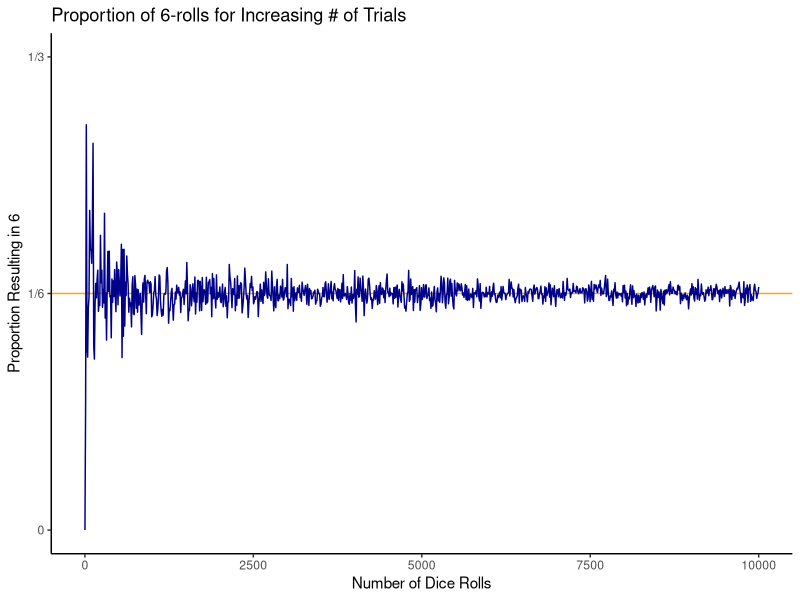
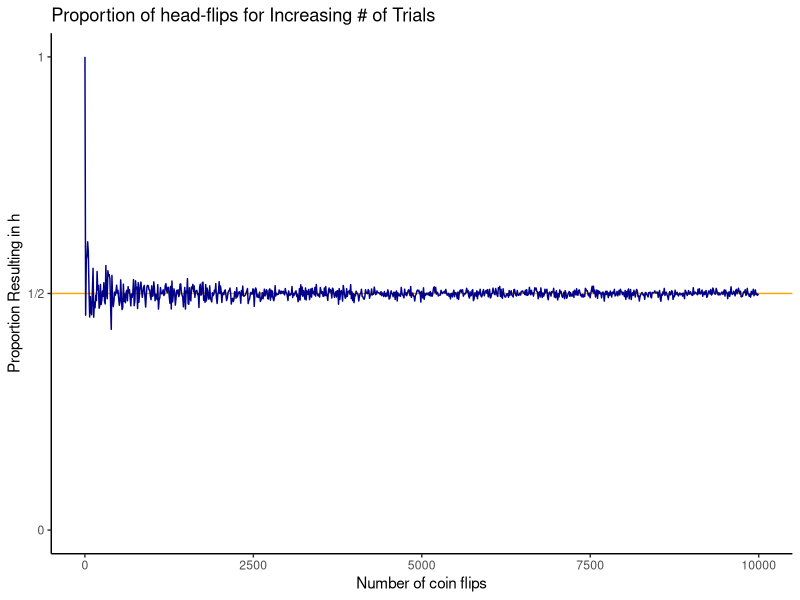
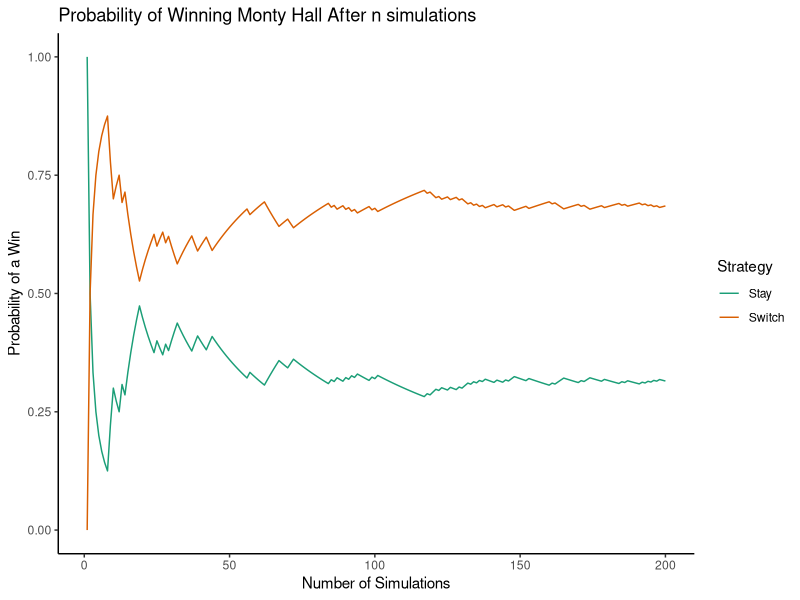

Source code (R) for these figures, in order:
## ---- chunk 1
roll <- 1:6  # we use `:` to quickly create a sequence
roll
## ---- chunk 2
even_roll <- seq(2, 6, 2)  # from 2 to 6 by step size 2 (in order)
even_roll
## ---- chunk 3
# define our sample space, for both processes
bag <- c(rep("black", 5), 
         rep("white", 5))

# print known probabilities
cat("P(white stone) =", 5/10, "  P(black stone) =", 5/10)

cat("\n")
# select (remove) a stone (the same as sampling all but one)
bag <- sample(bag, 9, replace = FALSE) # No replacement = 
bag

# calculate the new probabilities
num_black <- length(bag[bag == "black"])
num_white <- length(bag[bag == "white"])
cat("\n")
# print new probabilities
cat("\nP(white stone) =", num_white / 10, 
    "  P(black stone) =", num_black / 10)
## ---- chunk 4
lt3 <- c(1, 2) # Event lt3 = rolls less than 3
lt3 
even_roll
union(lt3, even_roll) # JOINT event - as they have common elemnents, here 2
## ---- chunk 5
intersect(lt3, even_roll)
## ---- chunk 6
setdiff(roll, even_roll)  # the complement is a special "set difference"
## ---- chunk 7
print("your code here")
roll <- list(1:6)
#typeof(roll)
coin <- list("H","T")
#typeof(coin)

A <- 4
B <- list(2,3,5)
P_AorB <- 4/6

## ---- chunk 8
# number of flips
n <- 7

cat("Ways to sequence", n, "flips:", 2^n)
## ---- chunk 9
print("your code here")
## ---- chunk 10
# number of items (and slots)
n <- 9

# we use the `factorial` function
cat("Ways to permute", n, "items:", factorial(n))
## ---- chunk 11
# number of items
n <- 20

# number of slots
k <- 10

# we use the `factorial` function
cat("Ways to permute", n, "items into", k, "slots:",
    factorial(n) / factorial(n - k))
## ---- chunk 12
# we use the `combin` function
cat("Ways to choose", k, "items from", n, "options:",
    choose(n, k))
## ---- chunk 13
print("your code here")
#1 EVENS
n <- 8
k <- 1
one_even <-choose(n,k)
one_even
# or 0 evens
n <- 8
k <- 0
zero_even <- choose(n,k)
zero_even
atleast_two_even <- 1- ((one_even * zero_even)/6**8)
atleast_two_even
## ---- chunk 14
cat("Prob of 3 sixes out of 10:", choose(10, 3) * (1 / 6)^3 * (5 / 6)^7)
## ---- chunk 15
cat("Prob of 3 sixes out of 10:", dbinom(3, 10, 1/6))
## ---- chunk 16
# roll the dice `n` times, and log the results
roll_dice <- function (n) {
  rolls <- sample(1:6, n, replace=T)
  rolls
}

## ---- chunk 17
# run this cell a few times ...
#x<- roll_dice(60) == 6
#x
#sum(x)
sum(roll_dice(60) ==6 )

## ---- chunk 18
library(tidyverse)
## ---- chunk 19
# out of `n` rolls (for 1 or more `n`s), log proportion that are 6
rolls_of_6 <- function (n) {
  # proportion of `x` rolls that result in a 6
  f <- function (x) (sum(roll_dice(x) == 6) / x)
  
  # map that function for each set of `n` rolls
  map_dbl(n, f)
}


# build a quick dataframe to collect our MC Simulation
rolls <- seq(1, 10000, length.out = 1000)
prop_6 <- rolls_of_6(rolls)

df <- data.frame(rolls, prop_6)

ggplot(data = df) +
  geom_hline(yintercept = 1/6, color = "orange") +
  geom_line(mapping = aes(x = rolls, y = prop_6),
            color = "darkblue") +
  scale_y_continuous(breaks = c(0, 1/6, 1/3),
                     labels = c("0", "1/6", "1/3"),
                     limits = c(0, 1/3)) +
  labs(x = "Number of Dice Rolls",
       y = "Proportion Resulting in 6",
       title = "Proportion of 6-rolls for Increasing # of Trials") +
  theme_classic()
## ---- chunk 20
print("your code here ...")
flip_coin <- function (n) {
  flips <- sample(list("h","t"), n, replace=T)
  flips
}
flip_coin(6)


# out of `n` rolls (for 1 or more `n`s), log proportion that are h
flip_coin_head <- function (n) {
  # proportion of `x` rolls that result in a 6
  f <- function (x) (sum(flip_coin(x) == "h") / x)
  
  # map that function for each set of `n` rolls
  map_dbl(n, f)
}


# build a quick dataframe to collect our MC Simulation
flips <- seq(1, 10000, length.out = 1000)
prop_head <- flip_coin_head(flips)

df <- data.frame(flips, prop_head)

ggplot(data = df) +
  geom_hline(yintercept = 1/2, color = "orange") +
  geom_line(mapping = aes(x = flips, y = prop_head),
            color = "darkblue") +
  scale_y_continuous(breaks = c(0, 1/2, 1),
                     labels = c("0", "1/2", "1"),
                     limits = c(0, 1)) +
  labs(x = "Number of coin flips",
       y = "Proportion Resulting in h",
       title = "Proportion of head-flips for Increasing # of Trials") +
  theme_classic()
## ---- chunk 21
monty_hall <- function() {
  # initiate the game
  winning_door <- sample(1:3, 1)
  player_pick <- sample(1:3, 1)
  
  # monty must choose a yet unchosen *non-winning* door
  monty_choices <- setdiff(c(1, 2, 3), c(winning_door, player_pick))
  
  # (see the docs for `sample`)
  if (length(monty_choices) == 1) {
    monty_pick <- monty_choices
  } else {
    monty_pick <- sample(monty_choices, 1)
  }
  
  # *if* the player switches, it can't be already picked
  alternative <- setdiff(c(1, 2, 3), c(monty_pick, player_pick))
  
  if (length(alternative) != 1) {
    stop("For some reason, there is more than one alternative")
  }
  
  # save this as a (small) dataframe to bind to the rest
  probs <- data.frame(
      stay_won = player_pick == winning_door,
      switch_won = alternative == winning_door
  )
  
  return(probs)
}
## ---- chunk 22
# simulate playing this game 200 times
n_iter <- 200

# initialize an empty dataframe
df_mh <- data.frame()

# for each iteration, play the game and log results
for (i in 1:n_iter) {
  df_ <- monty_hall()
  df_["iter"] <- i  # a quick way to log the iteration
  df_mh <- bind_rows(df_mh, df_)  # append to the results so far
}
## ---- chunk 23
df_mh["stay_won_p"] <- cummean(df_mh$stay_won)
df_mh["switch_won_p"] <- cummean(df_mh$switch_won)
## ---- chunk 24
df_mh |>
  ggplot() +
  geom_line(mapping = aes(x = iter, y = stay_won_p,
                          colour = "Stay")) +
  geom_line(mapping = aes(x = iter, y = switch_won_p,
                          colour = "Switch")) +
  scale_color_brewer(palette = "Dark2") +
  theme_classic() +
  labs(
    title = "Probability of Winning Monty Hall After n simulations",
    x = "Number of Simulations",
    y = "Probability of a Win",
    colour = "Strategy"
  )
